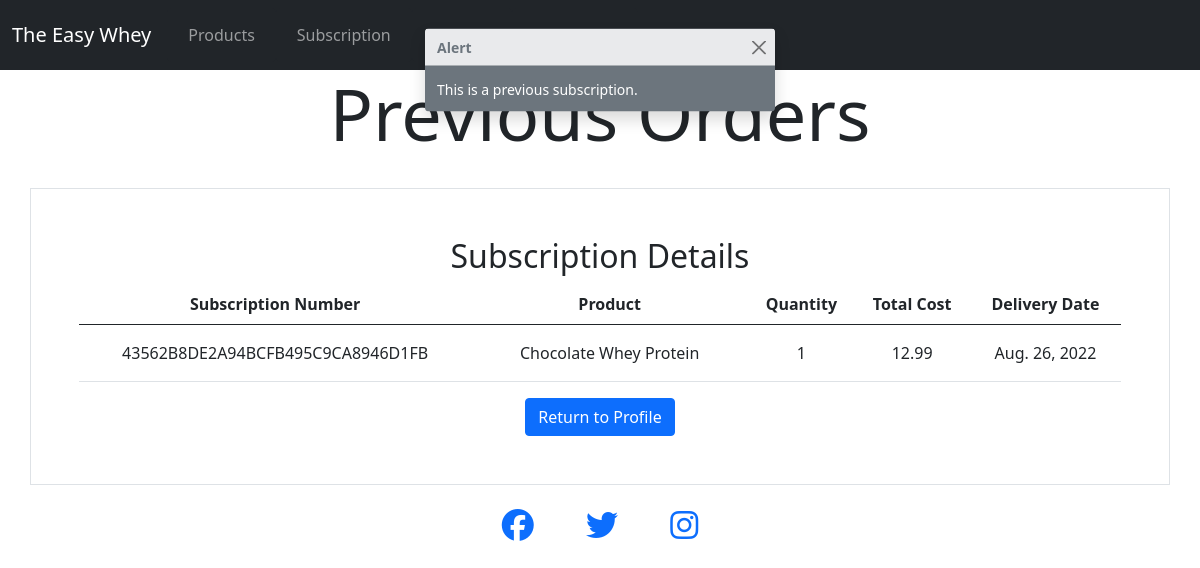
Screenshot of /profile/43562B8DE2A94BCFB495C9CA8946D1FB (signed in) with the database file from the repository.
### subscription/models.py (models this page shows, shortened)
class Subscription(models.Model):
    subscription_number = models.CharField(max_length=32, null=False, editable=False)
    user_profile = models.OneToOneField(UserProfile, on_delete=models.SET_NULL, null=True, blank=True, related_name="subscriptions")
    full_name = models.CharField(max_length=50, null=False, blank=False)
    email = models.EmailField(max_length=200, null=False, blank=False)
    phone_number = models.CharField(max_length=50, null=False, blank=False)
    address_one = models.CharField(max_length=100, null=False, blank=False)
    address_two = models.CharField(max_length=100, null=False, blank=False)
    postcode = models.CharField(max_length=50, null=True, blank=True)
    town_city = models.CharField(max_length=50, null=False, blank=False)
    county = models.CharField(max_length=50, null=True, blank=True)
    country = CountryField(blank_label="Country *", null=False, blank=False)
    date = models.DateTimeField(auto_now_add=True)
    total_cost = models.DecimalField(max_digits=10, decimal_places=2, null=False, blank=False, default=0)
    subscription_start_date = models.DateField(null=True, blank=True)
    subscription_end_date = models.DateField(null=True, blank=True)
    is_paid = models.BooleanField(default=False)

class SubscriptionLineItem(models.Model):
    subscription = models.ForeignKey(Subscription, on_delete=models.CASCADE, null=False, blank=False, related_name="lineitems")
    product = models.ForeignKey(Product, null=False, blank=False, on_delete=models.CASCADE)
    quantity = models.IntegerField(null=False, blank=False, default=0)
    product_total = models.DecimalField(max_digits=6, decimal_places=2, null=False, blank=False, editable=False)

### products/models.py (models this page shows)
class Product(models.Model):
    flavour = models.CharField(max_length=50, null=False, blank=False)
    description = models.CharField(max_length=200, null=False, blank=False)
    price = models.DecimalField(max_digits=5, decimal_places=2, null=False, blank=False, default="12.99")
    image_url = models.URLField(max_length=1024, null=True, blank=True)
    image = models.ImageField(null=True, blank=True, upload_to='products')
    def __str__(self):
        return self.flavour

### profiles/views.py (the view)
# urls.py: path('profile/<subscription_number>', views.subscription_history, name="subscription_history"),
@login_required
def subscription_history(request, subscription_number):
    subscription = get_object_or_404(Subscription, subscription_number=subscription_number)
    if request.user == subscription.user_profile.user:
        messages.info(request, "This is a previous subscription.")
        template = 'profiles/view_subscription.html'
        context = {
            "subscription": subscription
        }
        return render(request, template, context)
    if request.user != subscription.user_profile.user:
        messages.error(request, "An error occured.")
        return redirect(reverse('profile'))

### templates/profiles/view_subscription.html (shortened to what this page needs)
{% extends 'base.html' %}
{% load static %}
{% block header %}
<div class="container-fluid">
    <div class="row">
        <div class="col text-center">
            <h2 class="display-2">Previous Orders</h2>
        </div>
    </div>
</div>
{% endblock %}
{% block content %}
<div class="container border py-5 px-5 mt-4">
    <div class="row justify-content-center align-items-center">
        <div class="col text-center">
            {% if request.user == subscription.user_profile.user %}
            <h2>Subscription Details</h2>
            <table class="table table-hover align-middle">
                <thead>
                    <tr>
                        <th scope="col">Subscription Number</th>
                        <th scope="col">Product</th>
                        <th scope="col">Quantity</th>
                        <th scope="col">Total Cost</th>
                        <th scope="col">Delivery Date</th>
                    </tr>
                </thead>
                <tbody>
                    <tr>
                        <td>{{ subscription.subscription_number }}</td>
                        <td>
                            <ul class="list-group list-group-flush">
                                {% for item in subscription.lineitems.all %}
                                {% if item.quantity > 0 %}
                                <li class="list-group-item">{{ item.product }}</li>
                                {% endif %}
                                {% endfor %}
                            </ul>
                        </td>
                        <td>
                            <ul class="list-group list-group-flush">
                                {% for item in subscription.lineitems.all %}
                                {% if item.quantity > 0 %}
                                <li class="list-group-item">{{ item.quantity }}</li>
                                {% endif %}
                                {% endfor %}
                            </ul>
                        </td>
                        <td>{{ subscription.total_cost }}</td>
                        <td>{{ subscription.subscription_start_date }}</td>
                    </tr>
                </tbody>
            </table>
            <a class="btn btn-primary" href="{% url 'profile' %}">Return to Profile</a>
            {% else %}
            <h2>This subscription doesn't belong to you.</h2>
            <a class="btn btn-primary" href="{% url 'profile' %}">Return to Profile</a>
            {% endif %}
        </div>
    </div>
</div>
{% endblock %}

### rows the page displays
Subscription: subscription_number "43562B8DE2A94BCFB495C9CA8946D1FB", total_cost "12.99", subscription_start_date "Aug. 26, 2022"
SubscriptionLineItem: product "Chocolate Whey Protein", quantity "1"

### other values shown
{{ message }} "This is a previous subscription."
